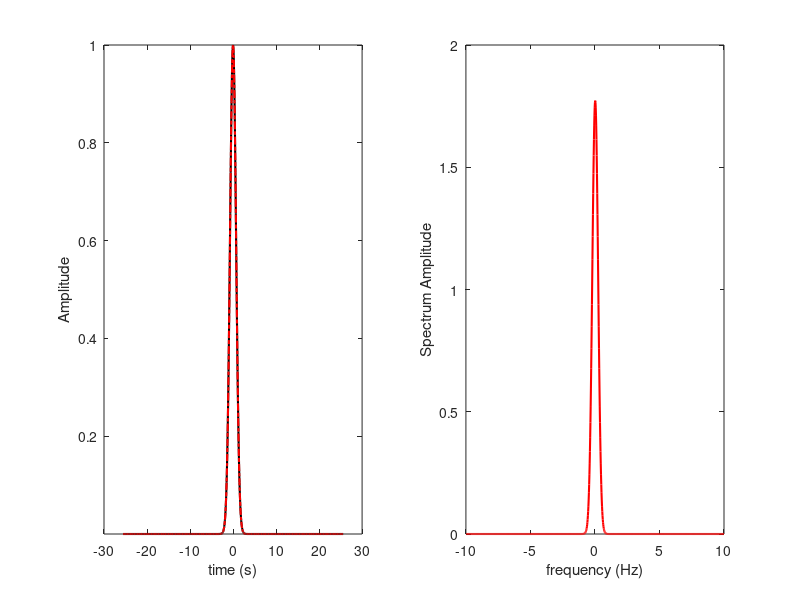
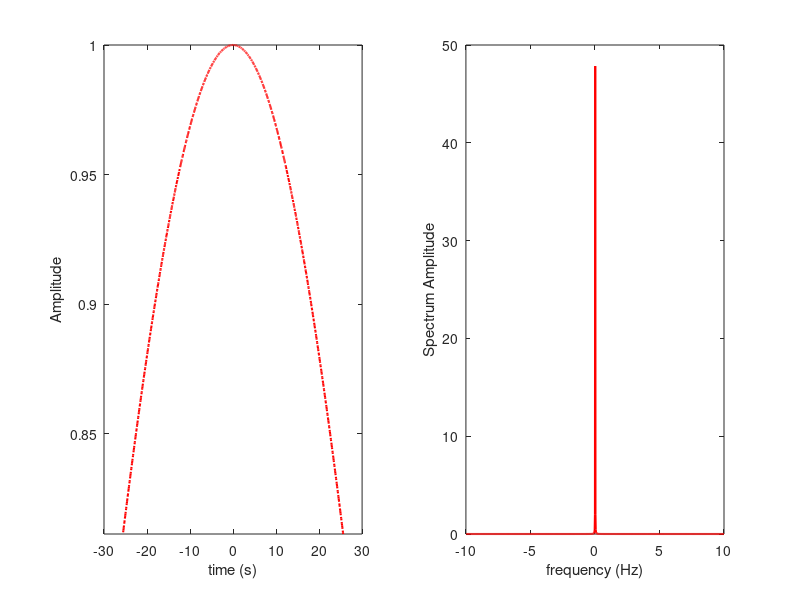

The MATLAB script that drew these images, in order:
%% QUESTION 1 
clearvars; close all; clc; 

% Define time-domain signals 
dt = 0.05; % s; sampling integral in time 
N = 1024; % Number of samples 
t = (-N/2+1:N/2)*dt  % time axis 
T = N*dt; % Total time length of the signal; i.e., period 
df = 1/T; % frequencey interval in Hz 
dw = 2*pi*df; % angular ferquencey interval rad/s

% Define Gaussian Function 
t0=0; a=1; % position of the Gaussian 
f = exp(-(t-t0).^2/a^2); % controls the width of the Gaussian 

% Do fft from time domain to frequency domain 
Fw = N*dt*ifft(f); 
w = [0:N/2, -N/2+1:-1]*dw; 

% Do ifft from frequency domain to time domain 
ft = fft(Fw)*dw/(2*pi); 

% Plot Gaussian function in time and frequency domain 
figure; 
subplot(1,2,1); 
plot(t,f,'k-', 'linewidth', 1.5); 
hold on; 
plot(t,real(ft),'r-.', 'linewidth', 1.5); 
ylim([min(f),max(f)]); 
xlabel('time (s)');ylabel('Amplitude'); 
subplot(1,2,2); 
freq = [-N/2+1:-1,0:N/2]*df; 
Fw1 = Fw([N/2+1:N,1:N/2]); 
plot(freq, abs(Fw1), 'r', 'linewidth',1.5); 
xlabel('frequency (Hz)');ylabel('Spectrum Amplitude'); 


% Define time-domain signals 
dt = 0.05; % s; sampling integral in time 
N = 1024; % Number of samples 
t = (-N/2+1:N/2)*dt  % time axis 
T = N*dt; % Total time length of the signal; i.e., period 
df = 1/T; % frequencey interval in Hz 
dw = 2*pi*df; % angular ferquencey interval rad/s

% Define Gaussian Function 
t0=0; a=56; % position of the Gaussian 
f = exp(-(t-t0).^2/a^2); % controls the width of the Gaussian 

% Do fft from time domain to frequency domain 
Fw = N*dt*ifft(f); 
w = [0:N/2, -N/2+1:-1]*dw; 

% Do ifft from frequency domain to time domain 
ft = fft(Fw)*dw/(2*pi); 

% Plot Gaussian function in time and frequency domain 
figure; 
subplot(1,2,1); 
plot(t,f,'k-', 'linewidth', 1.5); 
 
plot(t,real(ft),'r-.', 'linewidth', 1.5); 
ylim([min(f),max(f)]); 
xlabel('time (s)');ylabel('Amplitude'); 
subplot(1,2,2); 
freq = [-N/2+1:-1,0:N/2]*df; 
Fw1 = Fw([N/2+1:N,1:N/2]); 
plot(freq, abs(Fw1), 'r', 'linewidth',1.5); 
xlabel('frequency (Hz)');ylabel('Spectrum Amplitude'); 
hold off; 

%%%%%%%%%%%%%%%%%%%%%%%%%%%%%%%%%%%%%%%%%%%%%%%%%%%%%%%%
%%%%%%%%%%%%%%%%%%%%%%QUESTION 1%%%%%%%%%%%%%%%%%%%%%%%%
%%%%%%%%%%%%%%%%%%%%%%%%%%%%%%%%%%%%%%%%%%%%%%%%%%%%%%%%

% After you shift Gaussian signal (change t0), will the
% spectrum change? 

% No, the spectrum amplitude will not change. 


%%%%%%%%%%%%%%%%%%%%%%%%%%%%%%%%%%%%%%%%%%%%%%%%%%%%%%%%
%%%%%%%%%%%%%%%%%%%%%%QUESTION 2%%%%%%%%%%%%%%%%%%%%%%%%
%%%%%%%%%%%%%%%%%%%%%%%%%%%%%%%%%%%%%%%%%%%%%%%%%%%%%%%%

% After change the width of Gaussian signal (change a), will the 
% spectrum change? 

% Yes, the spectrum amplitude will change. 


%%%%%%%%%%%%%%%%%%%%%%%%%%%%%%%%%%%%%%%%%%%%%%%%%%%%%%%%
%%%%%%%%%%%%%%%%%%%%%%QUESTION 3%%%%%%%%%%%%%%%%%%%%%%%%
%%%%%%%%%%%%%%%%%%%%%%%%%%%%%%%%%%%%%%%%%%%%%%%%%%%%%%%%

% Can you do derivative in frequency domain by multilpy 
% -iw? 
% transform your result back to time domain. Check if you 
% got the same result as you dor derivative in the itme domain. 


